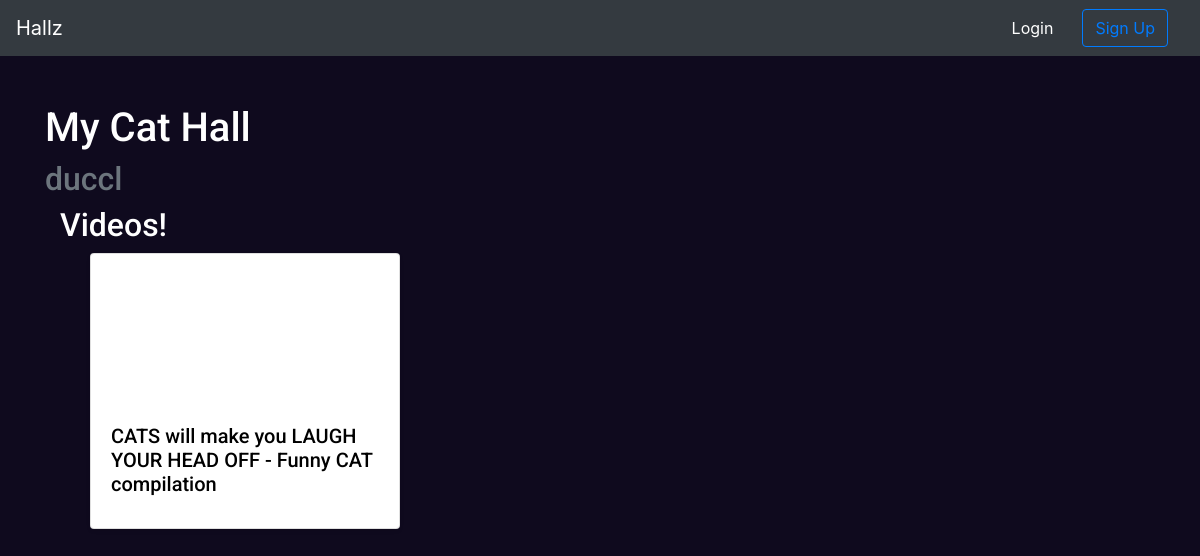
The app's page /hall/2/, older data.
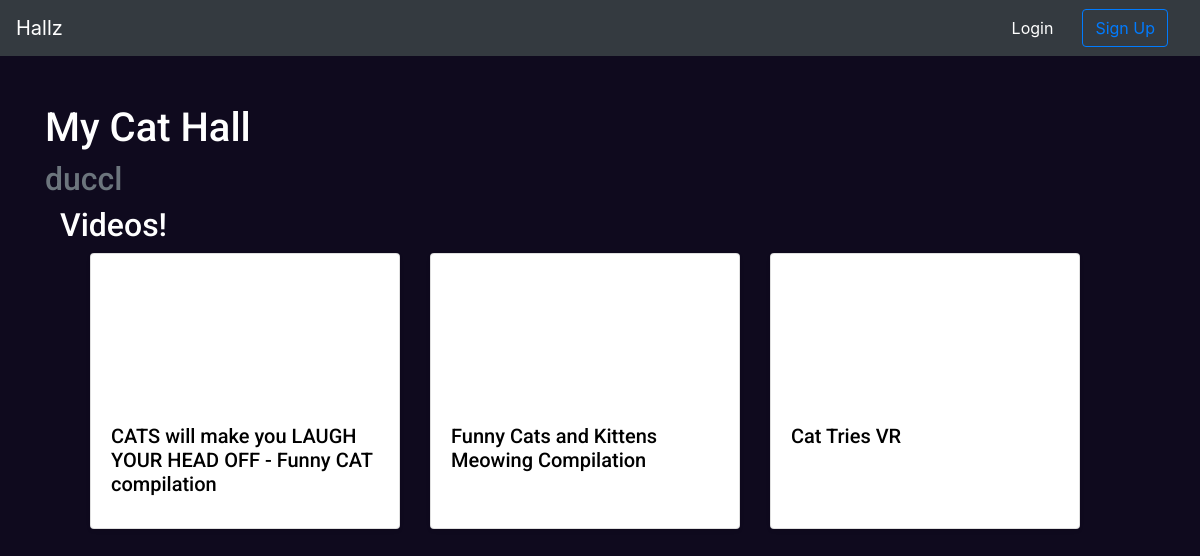
The same page, newer data.
### halls/models.py (models this page shows, shortened)
class Video(models.Model):
    hall = models.ForeignKey(Hall,on_delete=models.CASCADE)
    title = models.CharField(max_length=255)
    url = models.URLField(max_length=200,default='')
    youtube_id = models.CharField(max_length=255)

### halls/views.py (the view)
# urls.py: path('hall/<int:hall_id>/',HallDetailView.as_view(),name='hall'),
class HallDetailView(DetailView):
    model = Hall
    template_name = "halls/detail_hall.html"
    slug_url_kwarg = 'hall_id'
    slug_field = 'id'
    def get_context_data(self, **kwargs):
        context = super().get_context_data(**kwargs)
        context["videos"] = Video.objects.filter(hall=self.get_object())
        return context

### halls/templates/halls/detail_hall.html (shortened to what this page needs)
{% extends './base.html' %}
{% block content_section%}
<div class="container roboto margin-top-md roboto color-white">
    <h1>{{hall.title}}</h1>
    <h2 class='text-muted'>{{hall.author}}</h2>
    <div class="container">
        <h2> Videos! </h2>
        <div class="container">
            <div class="container row">
                {% for video in videos %}
                    {% include 'partials/video_card.html' %}
                {% endfor %}
            </div>
        </div>
    </div>
</div>
{%endblock%}

### halls/templates/partials/video_card.html (shortened to what this page needs)
<div class="col-md-4">
    <div class="card shadow-sm">
        <iframe width="100%" height="150" src="https://www.youtube.com/embed/{{video.youtube_id}}" frameborder="0"
            allow="accelerometer; encrypted-media; gyroscope; picture-in-picture" allowfullscreen></iframe>
        <div class="card-body">
            <h5 class="card-title">{{video.title}}</h5>
        </div>
    </div>
</div>

Row changes from the older to the newer data that the page shows:
added Video: title "Funny Cats and Kittens Meowing Compilation"
added Video: title "Cat Tries VR"
